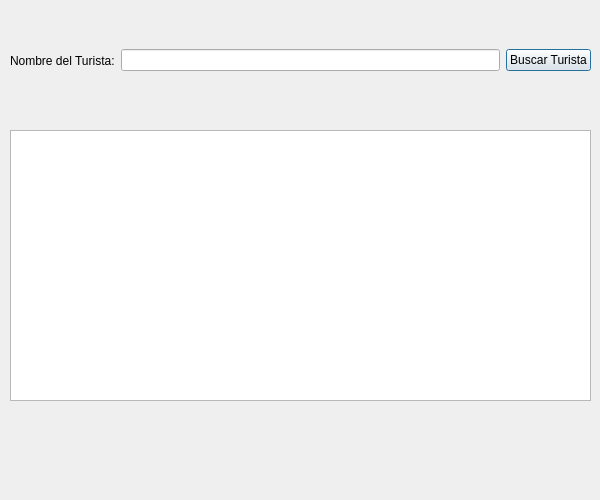
<?xml version="1.0" encoding="UTF-8"?>
<ui version="4.0">
 <class>FindTourist</class>
 <widget class="QDialog" name="FindTourist">
  <property name="geometry">
   <rect>
    <x>0</x>
    <y>0</y>
    <width>600</width>
    <height>500</height>
   </rect>
  </property>
  <property name="maximumSize">
   <size>
    <width>600</width>
    <height>500</height>
   </size>
  </property>
  <property name="windowTitle">
   <string>Buscar Turista</string>
  </property>
  <widget class="QWidget" name="horizontalLayoutWidget">
   <property name="geometry">
    <rect>
     <x>10</x>
     <y>20</y>
     <width>581</width>
     <height>81</height>
    </rect>
   </property>
   <layout class="QHBoxLayout" name="horizontalLayout">
    <item>
     <widget class="QLabel" name="label">
      <property name="text">
       <string>Nombre del Turista:</string>
      </property>
     </widget>
    </item>
    <item>
     <widget class="QLineEdit" name="txtTouristName"/>
    </item>
    <item>
     <widget class="QPushButton" name="btnFindTourist">
      <property name="text">
       <string>Buscar Turista</string>
      </property>
     </widget>
    </item>
   </layout>
  </widget>
  <widget class="QTableView" name="tableView">
   <property name="geometry">
    <rect>
     <x>10</x>
     <y>130</y>
     <width>581</width>
     <height>271</height>
    </rect>
   </property>
  </widget>
 </widget>
 <resources/>
 <connections/>
</ui>
